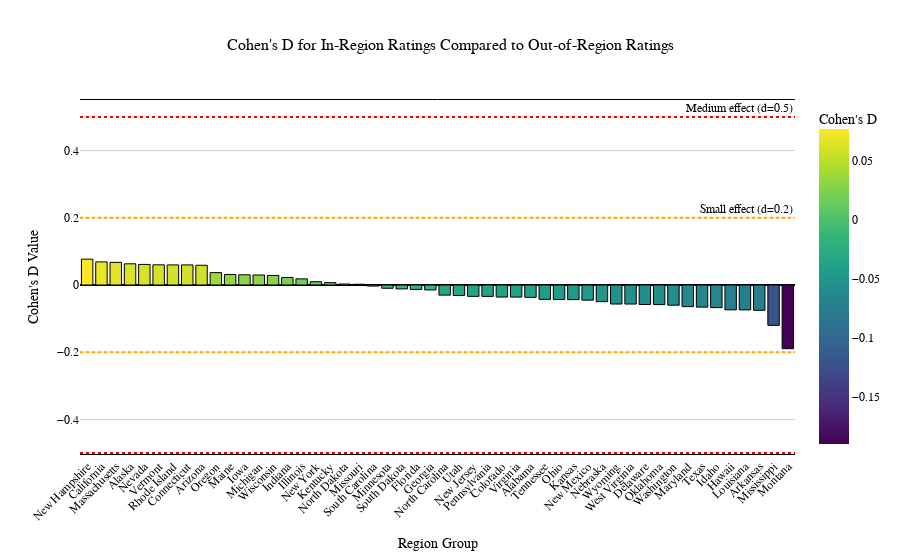

Here is the notebook cell this chart was saved with:
### Code cell
regions_cohenD_interactive(neighbours_df, US_ratings, plot=True)

### Figure 1 — Plotly figure (JSON) as saved in the notebook; plotly's stock layout.template omitted (floating-point values rounded to 4 significant figures)
{"data": [{"alignmentgroup": "True", "hovertemplate": "Region Group=%{x}<br>Cohen's D Value=%{marker.color}<extra></extra>", "legendgroup": "", "marker": {"color": [0.07693, 0.06879, 0.06739, 0.06309, 0.06129, 0.06007, 0.05975, 0.05975, 0.05875, 0.0368, 0.03135, 0.03039, 0.02978, 0.02842, 0.02247, 0.01831, 0.009841, 0.007034, 0.002971, 0.002199, -0.003274, -0.009769, -0.01165, -0.01317, -0.01474, -0.03012, -0.03106, -0.0338, -0.03394, -0.0359, -0.03594, -0.03674, -0.0428, -0.04306, -0.04347, -0.04515, -0.04958, -0.05661, -0.05667, -0.05794, -0.05833, -0.06016, -0.06435, -0.06588, -0.06738, -0.07389, -0.07405, -0.07534, -0.1201, -0.1896], "coloraxis": "coloraxis", "line": {"color": "black", "width": 1}, "pattern": {"shape": ""}}, "name": "", "offsetgroup": "", "orientation": "v", "showlegend": false, "textposition": "auto", "type": "bar", "x": ["New Hampshire", "California", "Massachusetts", "Alaska", "Nevada", "Vermont", "Rhode Island", "Connecticut", "Arizona", "Oregon", "Maine", "Iowa", "Michigan", "Wisconsin", "Indiana", "Illinois", "New York", "Kentucky", "North Dakota", "Missouri", "South Carolina", "Minnesota", "South Dakota", "Florida", "Georgia", "North Carolina", "Utah", "New Jersey", "Pennsylvania", "Colorado", "Virginia", "Alabama", "Tennessee", "Ohio", "Kansas", "New Mexico", "Nebraska", "Wyoming", "West Virginia", "Delaware", "Oklahoma", "Washington", "Maryland", "Texas", "Idaho", "Hawaii", "Louisiana", "Arkansas", "Mississippi", "Montana"], "xaxis": "x", "y": [0.07693, 0.06879, 0.06739, 0.06309, 0.06129, 0.06007, 0.05975, 0.05975, 0.05875, 0.0368, 0.03135, 0.03039, 0.02978, 0.02842, 0.02247, 0.01831, 0.009841, 0.007034, 0.002971, 0.002199, -0.003274, -0.009769, -0.01165, -0.01317, -0.01474, -0.03012, -0.03106, -0.0338, -0.03394, -0.0359, -0.03594, -0.03674, -0.0428, -0.04306, -0.04347, -0.04515, -0.04958, -0.05661, -0.05667, -0.05794, -0.05833, -0.06016, -0.06435, -0.06588, -0.06738, -0.07389, -0.07405, -0.07534, -0.1201, -0.1896], "yaxis": "y"}], "layout": {"annotations": [{"showarrow": false, "text": "Small effect (d=0.2)", "x": 1, "xanchor": "right", "xref": "x domain", "y": 0.2, "yanchor": "bottom", "yref": "y"}, {"showarrow": false, "text": "Medium effect (d=0.5)", "x": 1, "xanchor": "right", "xref": "x domain", "y": 0.5, "yanchor": "bottom", "yref": "y"}], "barmode": "relative", "coloraxis": {"colorbar": {"title": {"text": "Cohen's D"}}, "colorscale": [[0, "#440154"], [0.1111, "#482878"], [0.2222, "#3e4989"], [0.3333, "#31688e"], [0.4444, "#26828e"], [0.5556, "#1f9e89"], [0.6667, "#35b779"], [0.7778, "#6ece58"], [0.8889, "#b5de2b"], [1, "#fde725"]]}, "font": {"color": "black", "family": "Arial", "size": 12}, "legend": {"tracegroupgap": 0}, "paper_bgcolor": "white", "plot_bgcolor": "white", "shapes": [{"line": {"color": "orange", "dash": "dot"}, "type": "line", "x0": 0, "x1": 1, "xref": "x domain", "y0": 0.2, "y1": 0.2, "yref": "y"}, {"line": {"color": "orange", "dash": "dot"}, "type": "line", "x0": 0, "x1": 1, "xref": "x domain", "y0": -0.2, "y1": -0.2, "yref": "y"}, {"line": {"color": "red", "dash": "dot"}, "type": "line", "x0": 0, "x1": 1, "xref": "x domain", "y0": 0.5, "y1": 0.5, "yref": "y"}, {"line": {"color": "red", "dash": "dot"}, "type": "line", "x0": 0, "x1": 1, "xref": "x domain", "y0": -0.5, "y1": -0.5, "yref": "y"}], "title": {"font": {"size": 16}, "text": "Cohen's D for In-Region Ratings Compared to Out-of-Region Ratings", "x": 0.5}, "xaxis": {"anchor": "y", "domain": [0, 1], "linecolor": "black", "mirror": true, "showline": true, "tickangle": -45, "title": {"text": "Region Group"}}, "yaxis": {"anchor": "x", "domain": [0, 1], "gridcolor": "lightgray", "showgrid": true, "title": {"text": "Cohen's D Value"}, "zeroline": true, "zerolinecolor": "black"}}}
